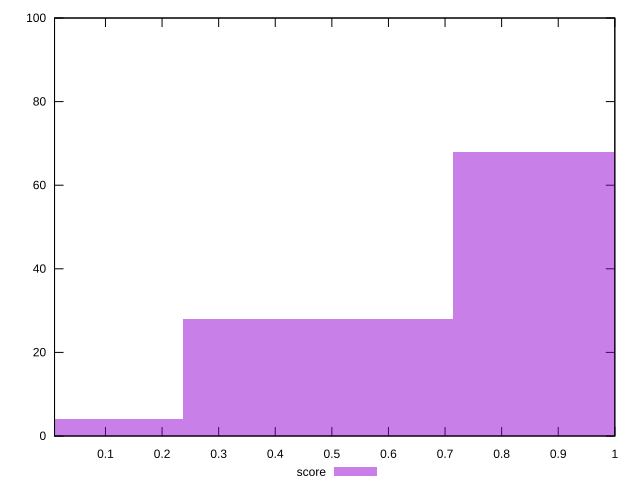

This figure's gnuplot source:
reset

$score <<EOF
0.9514165582819375 68
0.47570827914096875 28
0 4
EOF

set key outside below
set boxwidth 0.47570827914096875
set xrange [0.01:1]
set yrange [0:100]
set trange [0:100]
set style fill transparent solid 0.5 noborder
set terminal svg size 640, 490 enhanced background rgb 'white'
set output "report_00013_2021-02-09T12-04-24.940Z/total-blocking-time/samples/pages+cached+noadtech+nomedia/score/histogram.svg"

plot $score title "score" with boxes

reset
